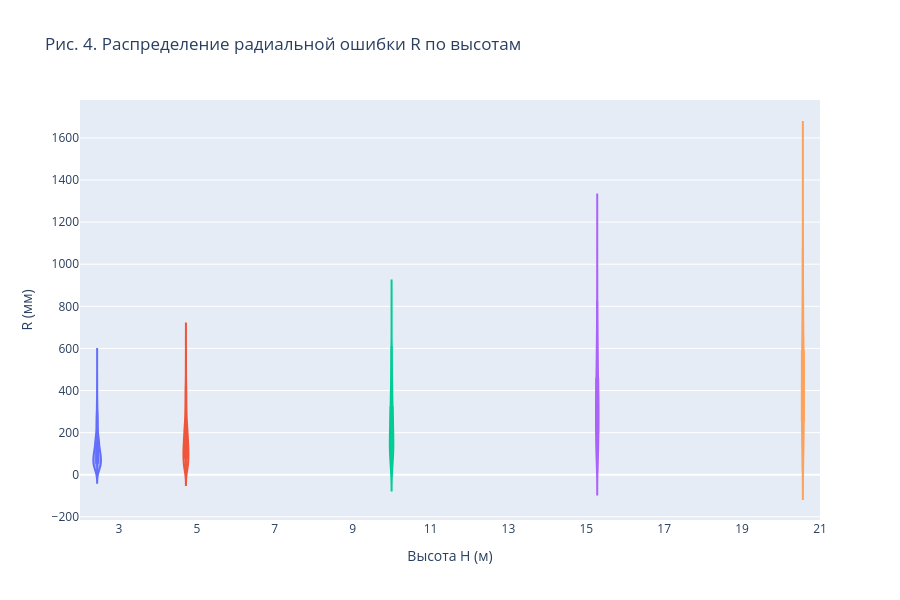

The notebook cell saved with this chart:
### Markdown cell above
### 3. Распределение ошибки по высотам

### Code cell
fig = px.violin(
    df, x="H", y="R", color="H_cat", box=True, points=False,
    title="Рис. 4. Распределение радиальной ошибки R по высотам",
    labels={"H": "Высота H (м)", "R": "R (мм)", "H_cat": "Высота"},
    category_orders={"H_cat": H_CAT_ORDER},
)
fig.update_layout(showlegend=False, height=600, width=900)
fig.show()

### Figure 1 — Plotly figure (JSON) as saved in the notebook; plotly's stock layout.template omitted (floating-point values rounded to 4 significant figures; data arrays with more than 128 entries replaced by an {"elided": "..."} marker saying what was removed)
{"data": [{"alignmentgroup": "True", "box": {"visible": true}, "hovertemplate": "Высота=3 м<br>Высота H (м)=%{x}<br>R (мм)=%{y}<extra></extra>", "legendgroup": "3 м", "marker": {"color": "#636efa"}, "name": "3 м", "offsetgroup": "3 м", "orientation": "v", "points": false, "scalegroup": "True", "showlegend": true, "type": "violin", "x": {"elided": "900 int values"}, "x0": " ", "xaxis": "x", "y": {"elided": "900 float values"}, "y0": " ", "yaxis": "y"}, {"alignmentgroup": "True", "box": {"visible": true}, "hovertemplate": "Высота=5 м<br>Высота H (м)=%{x}<br>R (мм)=%{y}<extra></extra>", "legendgroup": "5 м", "marker": {"color": "#EF553B"}, "name": "5 м", "offsetgroup": "5 м", "orientation": "v", "points": false, "scalegroup": "True", "showlegend": true, "type": "violin", "x": {"elided": "900 int values"}, "x0": " ", "xaxis": "x", "y": {"elided": "900 float values"}, "y0": " ", "yaxis": "y"}, {"alignmentgroup": "True", "box": {"visible": true}, "hovertemplate": "Высота=10 м<br>Высота H (м)=%{x}<br>R (мм)=%{y}<extra></extra>", "legendgroup": "10 м", "marker": {"color": "#00cc96"}, "name": "10 м", "offsetgroup": "10 м", "orientation": "v", "points": false, "scalegroup": "True", "showlegend": true, "type": "violin", "x": {"elided": "900 int values"}, "x0": " ", "xaxis": "x", "y": {"elided": "900 float values"}, "y0": " ", "yaxis": "y"}, {"alignmentgroup": "True", "box": {"visible": true}, "hovertemplate": "Высота=15 м<br>Высота H (м)=%{x}<br>R (мм)=%{y}<extra></extra>", "legendgroup": "15 м", "marker": {"color": "#ab63fa"}, "name": "15 м", "offsetgroup": "15 м", "orientation": "v", "points": false, "scalegroup": "True", "showlegend": true, "type": "violin", "x": {"elided": "900 int values"}, "x0": " ", "xaxis": "x", "y": {"elided": "900 float values"}, "y0": " ", "yaxis": "y"}, {"alignmentgroup": "True", "box": {"visible": true}, "hovertemplate": "Высота=20 м<br>Высота H (м)=%{x}<br>R (мм)=%{y}<extra></extra>", "legendgroup": "20 м", "marker": {"color": "#FFA15A"}, "name": "20 м", "offsetgroup": "20 м", "orientation": "v", "points": false, "scalegroup": "True", "showlegend": true, "type": "violin", "x": {"elided": "900 int values"}, "x0": " ", "xaxis": "x", "y": {"elided": "900 float values"}, "y0": " ", "yaxis": "y"}], "layout": {"height": 600, "legend": {"title": {"text": "Высота"}, "tracegroupgap": 0}, "showlegend": false, "title": {"text": "Рис. 4. Распределение радиальной ошибки R по высотам"}, "violinmode": "group", "width": 900, "xaxis": {"anchor": "y", "domain": [0, 1], "title": {"text": "Высота H (м)"}}, "yaxis": {"anchor": "x", "domain": [0, 1], "title": {"text": "R (мм)"}}}}
